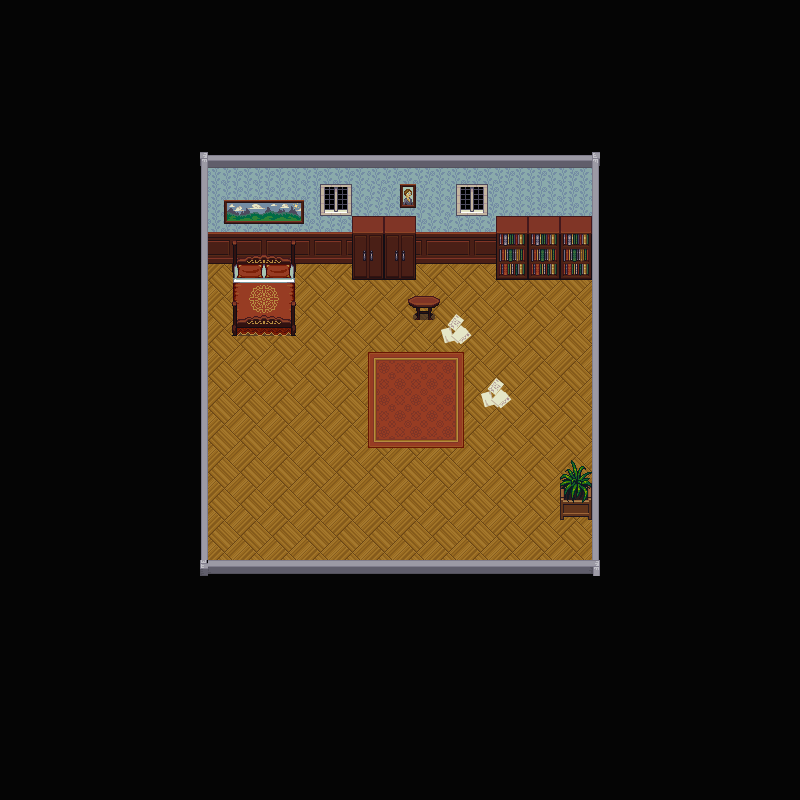

The image is a tile-based game level rendered from a .tmx file. Its description and source (layers, tilesets, objects; grid data summarised) follow:
An orthogonal 100x100 tile map with 8x8 px tiles, 3 tile layers (piso y paredes, Objetos, Objetos 2), 4 tilesets and 10 objects.

<map version="1.2" tiledversion="1.2.0" orientation="orthogonal" renderorder="right-down" width="100" height="100" tilewidth="8" tileheight="8" infinite="0" nextlayerid="5" nextobjectid="20">
 <tileset firstgid="1" source="interior2.tsx" />
 <tileset firstgid="6145" source="paredes.tsx" />
 <tileset firstgid="8577" source="a.tsx" />
 <tileset firstgid="12673" source="Interior3.tsx" />
 <layer id="1" name="piso y paredes" width="100" height="100">
  <data>[10000 cells, 10000 non-empty, 183 distinct tile ids]</data>
 </layer>
 <layer id="2" name="Objetos" width="100" height="100">
  <data>[10000 cells, 536 non-empty, 408 distinct tile ids]</data>
 </layer>
 <objectgroup id="4" name="pegarse">
  <object id="2" x="231" y="264" width="66" height="70" />
  <object id="3" x="350" y="226" width="68" height="51" />
  <object id="4" x="495" y="227" width="97" height="55" />
  <object id="5" x="559" y="488" width="31" height="31" />
  <object id="7" x="406" y="295" width="35" height="11">
   <ellipse />
  </object>
  <object id="8" x="201" y="306" width="8" height="256" />
  <object id="9" x="211" y="558" width="383" height="16" />
  <object id="12" x="593" y="282" width="5" height="275" />
  <object id="13" x="207" y="233" width="288" height="31" />
  <object id="14" x="201" y="199" width="8" height="114" />
 </objectgroup>
 <layer id="3" name="Objetos 2" width="100" height="100">
  <data>[10000 cells, 24 non-empty, 24 distinct tile ids]</data>
 </layer>
</map>
